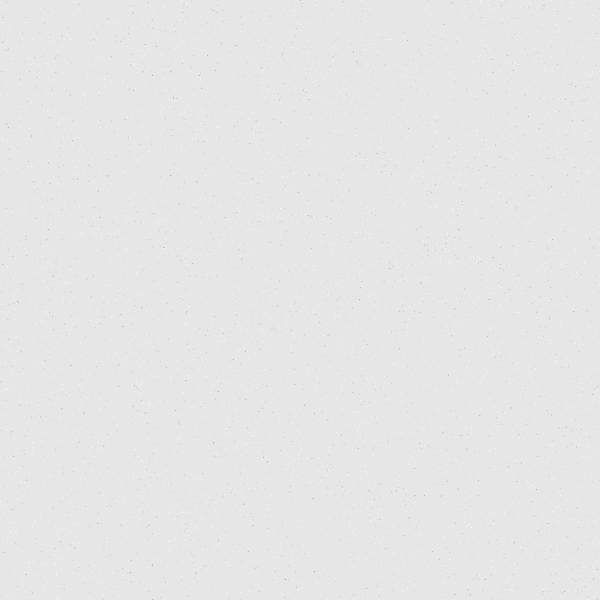
Frame 1 (no input)
Frame 60 (no input): identical to frame 1, image omitted
Frame 120 (the mouse pressed at the canvas centre since frame 60): identical to frame 1, image omitted

The p5.js sketch that drew this single still picture (run headless with seeded random() and noise() and a simulated clock; from frame 60 on, the mouse is pressed at the canvas centre):

// p5.js sketch
// ── sketch.js
function setup() {
  createCanvas(600, 600);
  colorMode(HSB, 360, 100, 100, 100);
  angleMode(DEGREES);

  background(90);

  for (i = 0; i < 30000; i++) {
    noStroke();
    fill(0, 0, random(50, 250), 80);
    ellipse(random(width), random(height), random(1), random(1));
  }
}

function draw() {

}
